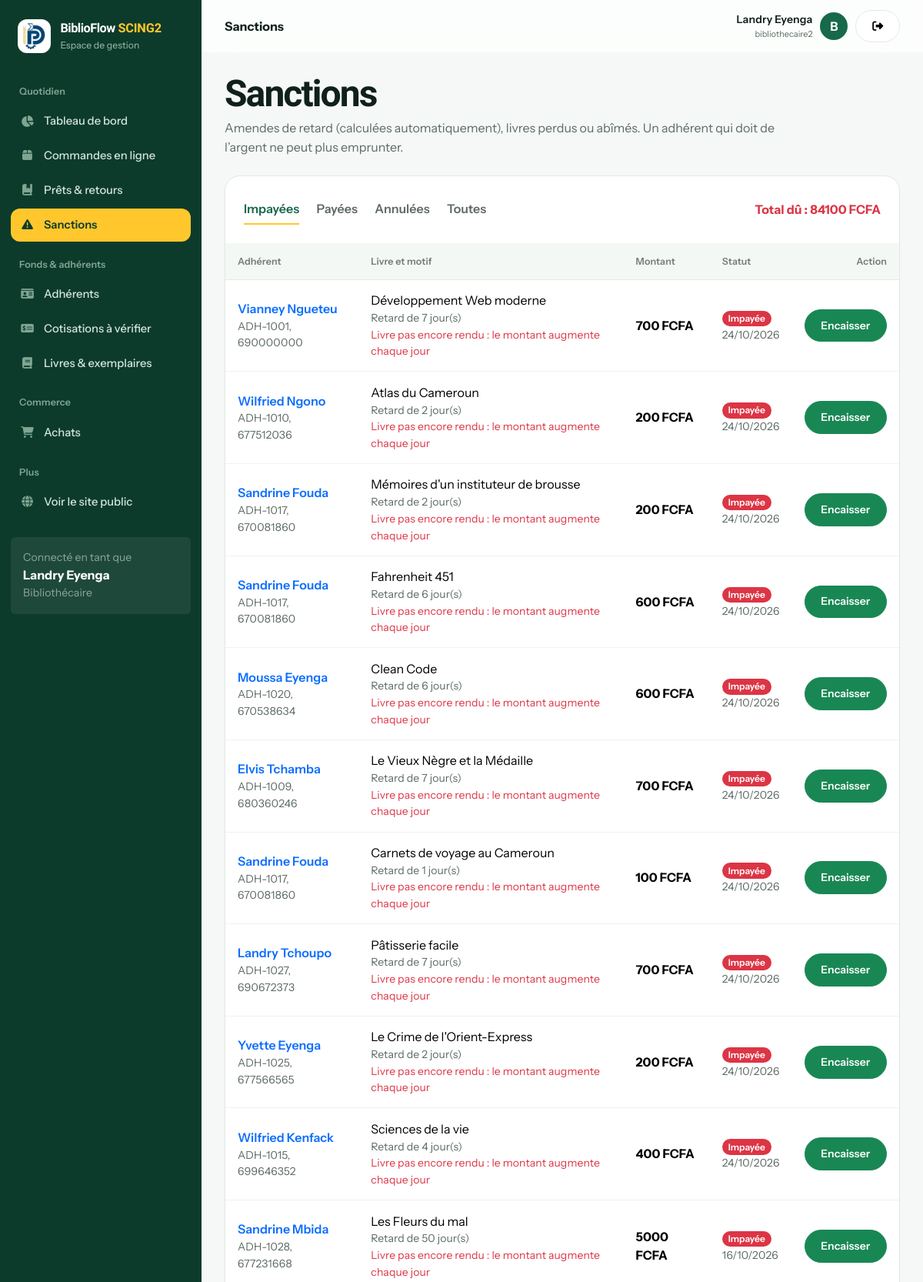
Page /gestion/sanctions/ (signed in, upper part) on the committed database.
### bibliotheque/models.py (models this page shows, shortened)
class Utilisateur(AbstractUser):
    ROLES = [("adherent", "Adhérent"), ("bibliothecaire", "Bibliothécaire"), ("administrateur", "Administrateur")]
    STATUTS = [("en_attente", "En attente de validation"), ("actif", "Actif"), ("suspendu", "Suspendu")]
    first_name = None  # remplacés par nom / prénom
    last_name = None
    nom = models.CharField(max_length=80)
    prenom = models.CharField(max_length=80)
    telephone = models.CharField(max_length=20, blank=True)
    adresse = models.CharField(max_length=200, blank=True)
    role = models.CharField(max_length=20, choices=ROLES, default="adherent")
    statut = models.CharField(max_length=12, choices=STATUTS, default="actif")
    numero_carte = models.CharField(max_length=20, unique=True, null=True, blank=True)
    date_debut_adhesion = models.DateField(null=True, blank=True)
    date_expiration = models.DateField(null=True, blank=True)  # fin de validité de l'adhésion
    suspendu_jusqu = models.DateField(null=True, blank=True)   # emprunts suspendus après un retard
    REQUIRED_FIELDS = ["nom", "prenom", "email"]
    def get_full_name(self):
        return f"{self.prenom} {self.nom}".strip()
    def __str__(self):
        return self.get_full_name() or self.username
    @property
    def est_personnel(self):
        return self.is_superuser or self.role in ("bibliothecaire", "administrateur")
    @property
    def est_admin(self):
        return self.is_superuser or self.role == "administrateur"

class Emprunt(models.Model):
    STATUTS = [("demande", "Demandé"), ("prete", "Prêt à retirer"), ("en_cours", "En cours"), ("retard", "En retard"),
               ("rendu", "Rendu"), ("perdu", "Perdu"), ("annule", "Annulé")]
    ACTIFS = ("demande", "prete", "en_cours", "retard")   # compte dans la limite d'emprunts
    OUVERTS = ("en_cours", "retard")                      # livre actuellement chez l'adhérent
    PAIEMENTS = [("impayee", "Impayée"), ("payee", "Payée"), ("annulee", "Annulée")]
    adherent = models.ForeignKey(Utilisateur, on_delete=models.PROTECT, related_name="emprunts")
    personnel = models.ForeignKey(Utilisateur, on_delete=models.SET_NULL, null=True, blank=True,
                                  related_name="emprunts_acceptes")
    exemplaire = models.ForeignKey(Exemplaire, on_delete=models.PROTECT, related_name="emprunts")
    date_demande = models.DateTimeField(auto_now_add=True)
    date_emprunt = models.DateField(default=timezone.localdate)
    date_retour_prevue = models.DateField(null=True, blank=True)
    date_limite_retrait = models.DateField(null=True, blank=True)
    date_retour_effective = models.DateField(null=True, blank=True)
    statut = models.CharField(max_length=10, choices=STATUTS, default="en_cours")
    adresse_livraison = models.CharField(max_length=250, blank=True)  # vide = retrait à la bibliothèque
    nb_prolongations = models.PositiveSmallIntegerField(default=0)
    motif_sanction = models.CharField(max_length=200, blank=True)
    montant_sanction = models.DecimalField(max_digits=10, decimal_places=2, default=0)
    statut_paiement = models.CharField(max_length=10, choices=PAIEMENTS, blank=True)
    date_sanction = models.DateTimeField(null=True, blank=True)
    class Meta:
        ordering = ["-date_emprunt", "-id"]
    @property
    def jours_retard(self):
        if not self.date_retour_prevue:
            return 0
        ref = self.date_retour_effective or timezone.localdate()
        return max(0, (ref - self.date_retour_prevue).days)

class Exemplaire(models.Model):
    ETATS = [("bon", "Bon état"), ("abime", "Abîmé")]
    STATUTS = [("disponible", "En rayon"), ("emprunte", "Emprunté"), ("reserve", "Mis de côté"),
               ("perdu", "Perdu"), ("retire", "Retiré du fonds")]
    livre = models.ForeignKey(Livre, on_delete=models.CASCADE, related_name="exemplaires")
    code_barres = models.CharField(max_length=40, unique=True)
    etat_physique = models.CharField(max_length=10, choices=ETATS, default="bon")
    statut = models.CharField(max_length=12, choices=STATUTS, default="disponible")
    etagere = models.CharField(max_length=40, blank=True)
    code_rayon = models.CharField(max_length=20, blank=True)

class Livre(models.Model):
    titre = models.CharField(max_length=200)
    auteur = models.CharField(max_length=120)
    isbn = models.CharField(max_length=20, unique=True, null=True, blank=True)
    description = models.TextField(blank=True)
    image = models.CharField(max_length=255, blank=True)  # chemin relatif dans static/media
    categorie = models.CharField(max_length=80, blank=True)
    annee_publication = models.PositiveSmallIntegerField(null=True, blank=True)
    langue = models.CharField(max_length=30, default="Français")
    prix = models.DecimalField(max_digits=10, decimal_places=2, default=0)  # prix de vente
    stock_vente = models.PositiveIntegerField(default=0)                    # exemplaires à vendre
    actif = models.BooleanField(default=True)
    class Meta:
        ordering = ["titre"]

### bibliotheque/views.py (the view)
# urls.py: path("gestion/sanctions/", views.sanctions, name="sanctions"),
@role_requis(*STAFF)
def sanctions(request):
    services.maj_quotidienne()
    statut = request.GET.get("statut", "impayee")
    liste = Emprunt.objects.exclude(statut_paiement="").select_related("adherent", "exemplaire__livre")
    if statut != "toutes":
        liste = liste.filter(statut_paiement=statut)
    total = liste.filter(statut_paiement="impayee").aggregate(t=Sum("montant_sanction"))["t"] or 0
    return render(request, "bibliotheque/sanctions.html", {
        "sanctions": liste.order_by("-date_sanction")[:200], "statut": statut, "total": total})

### bibliotheque/acces.py (called while the page is built)
def est_personnel(user):
    return user.is_authenticated and user.est_personnel

def role_requis(*roles):
    def deco(vue):
        @login_required
        @wraps(vue)
        def wrapper(request, *a, **kw):
            if request.user.is_superuser or request.user.role in roles:
                return vue(request, *a, **kw)
            messages.error(request, "Accès non autorisé pour votre rôle.")
            return redirect("accueil")
        return wrapper
    return deco

### bibliotheque/context.py (called while the page is built)
def globales(request):
    ctx = {"p": params(), "panier_count": 0, "est_personnel": False, "cotisations_a_verifier": 0}
    try:
        ctx["panier_count"] = sum(request.session.get("panier", {}).values())
    except Exception:
        pass
    if request.user.is_authenticated:
        ctx["est_personnel"] = est_personnel(request.user)
        if ctx["est_personnel"]:
            ctx["cotisations_a_verifier"] = CotisationAdhesion.objects.filter(statut="en_attente").count()
    return ctx

### bibliotheque/models.py (called while the page is built)
    def save(self, *args, **kwargs):
        if not self.reference:
            self.reference = f"BF-{timezone.now():%Y%m%d}-{uuid4().hex[:8].upper()}"
        super().save(*args, **kwargs)

### bibliotheque/services.py (called while the page is built)
def params():
    d = dict(settings.BIBLIO)
    for cle in ("amende_par_jour", "amende_plafond", "frais_perte"):
        d[cle] = Decimal(str(d[cle]))
    return SimpleNamespace(**d)

def montant_amende(jours):
    p = params()
    montant = p.amende_par_jour * jours
    if p.amende_plafond and p.amende_plafond > 0:
        montant = min(montant, p.amende_plafond)
    return montant

def _appliquer_sanction(e, supplement=Decimal(0), motif_supp=""):
    if e.statut_paiement == "payee":
        return None
    retard_annule = e.statut_paiement == "annulee"
    jours = 0 if retard_annule else e.jours_retard
    montant = (montant_amende(jours) if jours > 0 else Decimal(0)) + supplement
    if montant <= 0:
        return None
    motifs = [f"Retard de {jours} jour(s)"] if jours > 0 else []
    if motif_supp:
        motifs.append(motif_supp)
    if retard_annule:
        motifs.append("amende de retard annulée")
    e.montant_sanction, e.motif_sanction, e.statut_paiement = montant, " + ".join(motifs), "impayee"
    if not e.date_sanction or retard_annule:
        e.date_sanction = timezone.now()
    e.save(update_fields=["montant_sanction", "motif_sanction", "statut_paiement", "date_sanction"])
    return e

### bibliotheque/templates/bibliotheque/sanctions.html (shortened to what this page needs)
{% extends "bibliotheque/base.html" %}{% block titre %}Sanctions – BiblioFlow SCING2{% endblock %}{% block entete %}Sanctions{% endblock %}{% block contenu %}
<div class="page-title mb-4"><h1>Sanctions</h1><p>Amendes de retard (calculées automatiquement), livres perdus ou abîmés. Un adhérent qui doit de l’argent ne peut plus emprunter.</p></div>
<div class="cardx table-card"><div class="p-4 d-flex justify-content-between align-items-center flex-wrap gap-2"><ul class="nav nav-pills"><li class="nav-item"><a class="nav-link {% if statut == 'impayee' %}active{% endif %}" href="?statut=impayee">Impayées</a></li><li class="nav-item"><a class="nav-link {% if statut == 'payee' %}active{% endif %}" href="?statut=payee">Payées</a></li><li class="nav-item"><a class="nav-link {% if statut == 'annulee' %}active{% endif %}" href="?statut=annulee">Annulées</a></li><li class="nav-item"><a class="nav-link {% if statut == 'toutes' %}active{% endif %}" href="?statut=toutes">Toutes</a></li></ul>{% if statut == 'impayee' %}<div class="fw-bold text-danger">Total dû : {{ total|floatformat:0 }} FCFA</div>{% endif %}</div>
<div class="table-responsive"><table class="table"><thead><tr><th>Adhérent</th><th>Livre et motif</th><th>Montant</th><th>Statut</th><th class="text-end">Action</th></tr></thead><tbody>
{% for e in sanctions %}<tr><td><a class="fw-semibold text-decoration-none" href="{% url 'adherent_detail' e.adherent.pk %}">{{ e.adherent }}</a><div class="muted small">{{ e.adherent.numero_carte }}, {{ e.adherent.telephone }}</div></td><td>{{ e.exemplaire.livre.titre }}<div class="muted small">{{ e.motif_sanction }}</div>{% if e.statut == 'en_cours' or e.statut == 'retard' %}<div class="small text-danger">Livre pas encore rendu : le montant augmente chaque jour</div>{% endif %}</td><td><strong>{{ e.montant_sanction|floatformat:0 }} FCFA</strong></td>
<td><span class="badge rounded-pill bg-{% if e.statut_paiement == 'payee' %}success{% elif e.statut_paiement == 'annulee' %}secondary{% else %}danger{% endif %}">{{ e.get_statut_paiement_display }}</span>{% if e.date_sanction %}<div class="muted small">{{ e.date_sanction|date:"d/m/Y" }}</div>{% endif %}</td>
<td class="text-end">{% if e.statut_paiement == 'impayee' %}<div class="d-inline-flex gap-1"><form method="post" action="{% url 'sanction_action' e.pk 'encaisser' %}"><button class="btn btn-sm btn-success">Encaisser</button></form></div>{% endif %}</td></tr>
{% empty %}<tr><td colspan="5" class="empty">Aucune sanction.</td></tr>{% endfor %}</tbody></table></div></div>{% endblock %}

### bibliotheque/templates/bibliotheque/base.html (shortened to what this page needs)
{% load static %}<!doctype html>
<html lang="fr"><head><meta charset="utf-8"><meta name="viewport" content="width=device-width, initial-scale=1"><title>{% block titre %}BiblioFlow SCING2{% endblock %}</title>
<link href="https://cdn.jsdelivr.net/npm/bootstrap@5.3.3/dist/css/bootstrap.min.css" rel="stylesheet"><link href="https://cdnjs.cloudflare.com/ajax/libs/font-awesome/6.5.2/css/all.min.css" rel="stylesheet"><link href="{% static 'bibliotheque/app.css' %}" rel="stylesheet"></head>
<body>{% with u=request.resolver_match.url_name %}<div class="app-shell">
<aside class="sidebar" id="sidebar">
  <div class="brand"><span class="logo-chip"><img src="{% static 'bibliotheque/images/logo.png' %}" alt="" height="34" width="29"></span><div><strong>BiblioFlow <span class="brand-tag">SCING2</span></strong><small>Espace de gestion</small></div></div>
  <div class="nav-title">Quotidien</div>
  <a class="side-link {% if u == 'tableau_bord' %}active{% endif %}" href="{% url 'tableau_bord' %}"><i class="fa-solid fa-chart-pie"></i>Tableau de bord</a>
  <a class="side-link {% if u == 'commandes' %}active{% endif %}" href="{% url 'commandes' %}"><i class="fa-solid fa-box"></i>Commandes en ligne</a>
  <a class="side-link {% if u == 'emprunts' %}active{% endif %}" href="{% url 'emprunts' %}"><i class="fa-solid fa-book-bookmark"></i>Prêts &amp; retours</a>
  <a class="side-link {% if u == 'sanctions' %}active{% endif %}" href="{% url 'sanctions' %}"><i class="fa-solid fa-triangle-exclamation"></i>Sanctions</a>
  <div class="nav-title">Fonds &amp; adhérents</div>
  <a class="side-link {% if u == 'adherents' or u == 'adherent_detail' or u == 'adherent_nouveau' or u == 'adherent_modifier' %}active{% endif %}" href="{% url 'adherents' %}"><i class="fa-solid fa-id-card"></i>Adhérents</a>
  <a class="side-link " href="{% url 'cotisations' %}"><i class="fa-solid fa-money-check-dollar"></i>Cotisations à vérifier</a>
  <a class="side-link " href="{% url 'livres_gestion' %}"><i class="fa-solid fa-book"></i>Livres &amp; exemplaires</a>
  <div class="nav-title">Commerce</div>
  <a class="side-link {% if u == 'achats' or u == 'achat_detail' or u == 'achat_nouveau' %}active{% endif %}" href="{% url 'achats' %}"><i class="fa-solid fa-cart-shopping"></i>Achats</a>
  <div class="nav-title">Plus</div>
  <a class="side-link" href="{% url 'accueil' %}"><i class="fa-solid fa-globe"></i>Voir le site public</a>
  <div class="mt-4 p-3 rounded-2" style="background:#ffffff0a"><div class="small text-white-50">Connecté en tant que</div><strong>{{ user.get_full_name|default:user.username }}</strong><div class="small text-white-50">{{ user.get_role_display }}</div></div>
</aside>
<main class="main"><header class="topbar"><div class="d-flex align-items-center gap-3"><div class="fw-bold">{% block entete %}{% endblock %}</div></div>
<div class="user-chip"><div class="text-end d-none d-sm-block"><div class="fw-semibold small">{{ user.get_full_name|default:user.username }}</div><div class="muted" style="font-size:11px">{{ user.username }}</div></div><div class="avatar">{{ user.username|first|upper }}</div><form method="post" action="{% url 'logout' %}">{% csrf_token %}<button class="btn btn-sm btn-light" title="Déconnexion"><i class="fa-solid fa-right-from-bracket"></i></button></form></div></header>
<div class="content">{% block contenu %}{% endblock %}</div></main></div>{% endwith %}
<script src="https://cdn.jsdelivr.net/npm/bootstrap@5.3.3/dist/js/bootstrap.bundle.min.js"></script><script src="{% static 'bibliotheque/app.js' %}" defer></script>{% block scripts %}{% endblock %}</body></html>

### rows in the picture
Utilisateur: get_full_name "Landry Eyenga", role "Bibliothécaire", username "bibliothecaire2", username|first "B"
Emprunt: adherent "Vianney Ngueteu", adherent.numero_carte "ADH-1001", adherent.telephone "690000000", exemplaire.livre.titre "Développement Web moderne", motif_sanction "Retard de 7 jour(s)", shows "Livre pas encore rendu : le montant augmente chaque jour", montant_sanction "700", statut_paiement "Impayée", date_sanction "24/10/2026", shows "Encaisser"
Emprunt: adherent "Wilfried Ngono", adherent.numero_carte "ADH-1010", adherent.telephone "677512036", exemplaire.livre.titre "Atlas du Cameroun", motif_sanction "Retard de 2 jour(s)", shows "Livre pas encore rendu : le montant augmente chaque jour", montant_sanction "200", statut_paiement "Impayée", date_sanction "24/10/2026", shows "Encaisser"
Emprunt: adherent "Sandrine Fouda", adherent.numero_carte "ADH-1017", adherent.telephone "670081860", exemplaire.livre.titre "Mémoires d'un instituteur de brousse", motif_sanction "Retard de 2 jour(s)", shows "Livre pas encore rendu : le montant augmente chaque jour", montant_sanction "200", statut_paiement "Impayée", date_sanction "24/10/2026", shows "Encaisser"
Emprunt: adherent "Sandrine Fouda", adherent.numero_carte "ADH-1017", adherent.telephone "670081860", exemplaire.livre.titre "Fahrenheit 451", motif_sanction "Retard de 6 jour(s)", shows "Livre pas encore rendu : le montant augmente chaque jour", montant_sanction "600", statut_paiement "Impayée", date_sanction "24/10/2026", shows "Encaisser"
Emprunt: adherent "Moussa Eyenga", adherent.numero_carte "ADH-1020", adherent.telephone "670538634", exemplaire.livre.titre "Clean Code", motif_sanction "Retard de 6 jour(s)", shows "Livre pas encore rendu : le montant augmente chaque jour", montant_sanction "600", statut_paiement "Impayée", date_sanction "24/10/2026", shows "Encaisser"
Emprunt: adherent "Elvis Tchamba", adherent.numero_carte "ADH-1009", adherent.telephone "680360246", exemplaire.livre.titre "Le Vieux Nègre et la Médaille", motif_sanction "Retard de 7 jour(s)", shows "Livre pas encore rendu : le montant augmente chaque jour", montant_sanction "700", statut_paiement "Impayée", date_sanction "24/10/2026", shows "Encaisser"
Emprunt: adherent "Sandrine Fouda", adherent.numero_carte "ADH-1017", adherent.telephone "670081860", exemplaire.livre.titre "Carnets de voyage au Cameroun", motif_sanction "Retard de 1 jour(s)", shows "Livre pas encore rendu : le montant augmente chaque jour", montant_sanction "100", statut_paiement "Impayée", date_sanction "24/10/2026", shows "Encaisser"
Emprunt: adherent "Landry Tchoupo", adherent.numero_carte "ADH-1027", adherent.telephone "690672373", exemplaire.livre.titre "Pâtisserie facile", motif_sanction "Retard de 7 jour(s)", shows "Livre pas encore rendu : le montant augmente chaque jour", montant_sanction "700", statut_paiement "Impayée", date_sanction "24/10/2026", shows "Encaisser"
Emprunt: adherent "Yvette Eyenga", adherent.numero_carte "ADH-1025", adherent.telephone "677566565", exemplaire.livre.titre "Le Crime de l'Orient-Express", motif_sanction "Retard de 2 jour(s)", shows "Livre pas encore rendu : le montant augmente chaque jour", montant_sanction "200", statut_paiement "Impayée", date_sanction "24/10/2026", shows "Encaisser"
Emprunt: adherent "Wilfried Kenfack", adherent.numero_carte "ADH-1015", adherent.telephone "699646352", exemplaire.livre.titre "Sciences de la vie", motif_sanction "Retard de 4 jour(s)", shows "Livre pas encore rendu : le montant augmente chaque jour", montant_sanction "400", statut_paiement "Impayée", date_sanction "24/10/2026", shows "Encaisser"
Emprunt: adherent "Sandrine Mbida", adherent.numero_carte "ADH-1028", adherent.telephone "677231668", exemplaire.livre.titre "Les Fleurs du mal", motif_sanction "Retard de 50 jour(s)", shows "Livre pas encore rendu : le montant augmente chaque jour", montant_sanction "5000", statut_paiement "Impayée", date_sanction "16/10/2026", shows "Encaisser"

### other values in the picture
{{ total|floatformat:0 }} "84100"
